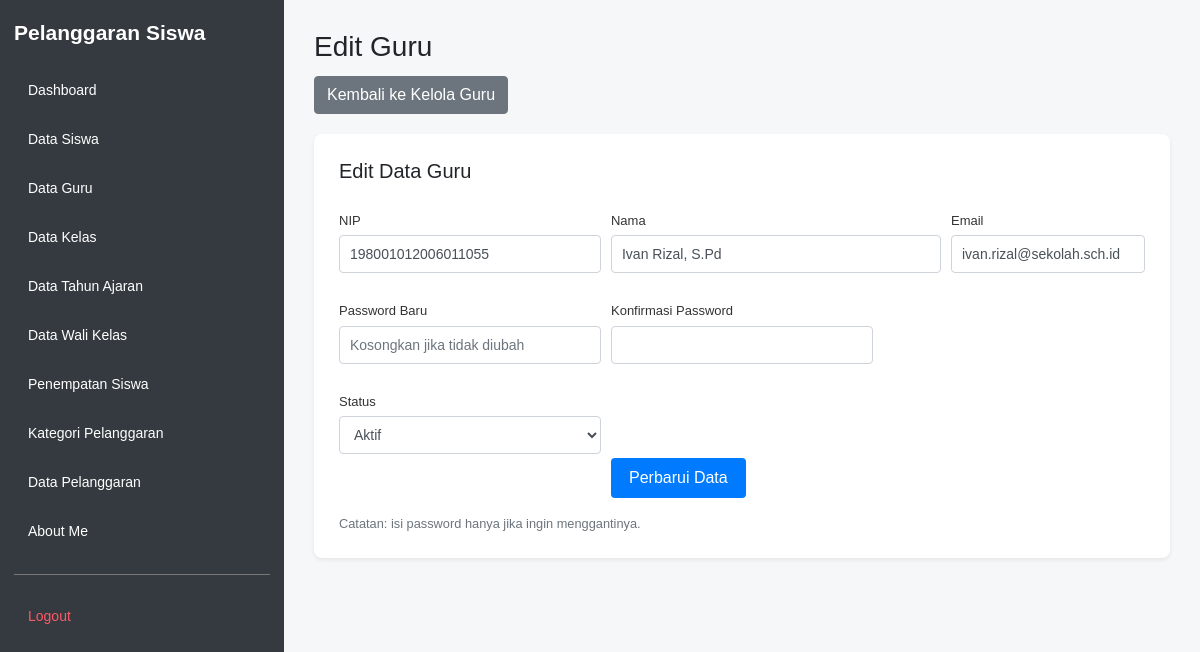
Page /edit_guru.php?id=106 (signed in) on the committed database.
### tables this page shows
CREATE TABLE `t_guru` (
  `id` int(11) NOT NULL AUTO_INCREMENT,
  `nip` varchar(30) NOT NULL,
  `nama` varchar(150) DEFAULT NULL,
  `email` varchar(150) NOT NULL,
  `status_aktif` tinyint(1) NOT NULL,
  `user_id` int(11) NOT NULL,
  `created_at` timestamp NOT NULL DEFAULT current_timestamp(),
  `updated_at` timestamp NOT NULL DEFAULT current_timestamp(),
  PRIMARY KEY (`id`),
  UNIQUE KEY `uq_t_guru_nip` (`nip`),
  UNIQUE KEY `uq_t_guru_email` (`email`),
  UNIQUE KEY `uq_t_guru_user_id` (`user_id`),
  CONSTRAINT `t_guru_ibfk_1` FOREIGN KEY (`user_id`) REFERENCES `t_users` (`id`) ON DELETE CASCADE
);

### edit_guru.php (the view, shortened to what this page needs)
<?php
require_once __DIR__ . '/config/koneksi.php';
$id = (int) $_GET['id'];
$stmt = mysqli_prepare($koneksi, "SELECT * FROM t_guru WHERE id = ?");
mysqli_stmt_bind_param($stmt, 'i', $id);
mysqli_stmt_execute($stmt);
$hasil = mysqli_stmt_get_result($stmt);
$guru = mysqli_fetch_assoc($hasil);
?>
<!DOCTYPE html>
<html lang="id">
<head>
    <link rel="stylesheet"
          href="https://cdn.jsdelivr.net/npm/bootstrap@4.1.3/dist/css/bootstrap.min.css">
    <link rel="stylesheet" href="layout/layout.css">
</head>
<body>
<?php require_once __DIR__ . '/layout/sidebar.php'; ?>
<main class="app-main">
    <div class="page-header">
        <h1>Edit Guru</h1>
        <a href="kelola_guru.php" class="btn btn-secondary">
            Kembali ke Kelola Guru
        </a>
    </div>
    <div class="form-card form-card-full shadow-sm mb-4">
        <h5 class="mb-3">Edit Data Guru</h5>
        <form action="proses_edit_guru.php" method="POST">
            <div class="form-row">
                <div class="form-group col-md-4">
                    <label>NIP</label>
                    <input type="text" name="nip" class="form-control"
                           maxlength="18" inputmode="numeric" pattern="[0-9]*" required
                           value="<?= htmlspecialchars((string)($guru['nip'] ?? ''), ENT_QUOTES, 'UTF-8'); ?>">
                </div>
                <div class="form-group col-md-5">
                    <label>Nama</label>
                    <input type="text" name="nama" class="form-control" required
                           value="<?= htmlspecialchars((string)($guru['nama'] ?? ''), ENT_QUOTES, 'UTF-8'); ?>">
                </div>
                <div class="form-group col-md-3">
                    <label>Email</label>
                    <input type="email" name="email" class="form-control" required
                           value="<?= htmlspecialchars((string)($guru['email'] ?? ''), ENT_QUOTES, 'UTF-8'); ?>">
                </div>
            </div>
            <div class="form-row">
                <div class="form-group col-md-4">
                    <label>Password Baru</label>
                    <input type="password" name="password" class="form-control"
                           autocomplete="new-password" placeholder="Kosongkan jika tidak diubah">
                </div>
                <div class="form-group col-md-4">
                    <label>Konfirmasi Password</label>
                    <input type="password" name="konfirmasi_password" class="form-control"
                           autocomplete="new-password">
                </div>
            </div>
            <div class="form-row">
                <div class="form-group col-md-4">
                    <label>Status</label>
                    <select name="status_aktif" class="form-control" required>
                        <option value="1" <?= (int)($guru['status_aktif'] ?? 0) === 1 ? 'selected' : ''; ?>>Aktif</option>
                    </select>
                </div>
                <div class="form-group col-md-4">
                    <label>&nbsp;</label><br>
                    <button type="submit" name="edit" class="btn btn-primary">
                        Perbarui Data
                    </button>
                </div>
            </div>
        </form>
        <p class="text-muted small mb-0">
            Catatan: isi password hanya jika ingin menggantinya.
        </p>
    </div>
</main>
</body>
</html>

### layout/layout.css (style rules this page uses)
* { box-sizing: border-box; }
html, body { margin: 0; padding: 0; min-height: 100vh; font-family: Arial, sans-serif; background: #f5f7f9; }
.app-main { display: block; width: auto; min-width: 0; min-height: 100vh; margin-left: 284px; padding: 30px; }
.app-main h1, .app-main h2 { margin-top: 0; }
.page-header { margin-bottom: 20px; }
.page-header h1 { font-size: 28px; margin-bottom: 12px; }
.form-card { background: #ffffff; border-radius: 8px; padding: 25px; max-width: 720px; }
.form-card-full { max-width: 100%; }
.form-card label { display: block; font-size: 13px; margin: 12px 0 5px; color: #333; }
.form-card input[type="text"], .form-card input[type="email"], .form-card input[type="password"], .form-card input[type="date"], .form-card input[type="number"], .form-card select, .form-card textarea { width: 100%; padding: 8px 10px; border: 1px solid #ced4da; border-radius: 4px; font-size: 14px; box-sizing: border-box; }
.form-card button { margin-top: 18px; padding: 8px 18px; border: none; border-radius: 4px; cursor: pointer; }

### rows in the picture
t_guru: nip "198001012006011055", nama "Ivan Rizal, S.Pd", email "ivan.rizal@sekolah.sch.id", status_aktif "Aktif"

### other values in the picture
$label "Dashboard"
$label "Data Siswa"
$label "Data Guru"
$label "Data Kelas"
$label "Data Tahun Ajaran"
$label "Data Wali Kelas"
$label "Penempatan Siswa"
$label "Kategori Pelanggaran"
$label "Data Pelanggaran"
$label "About Me"
